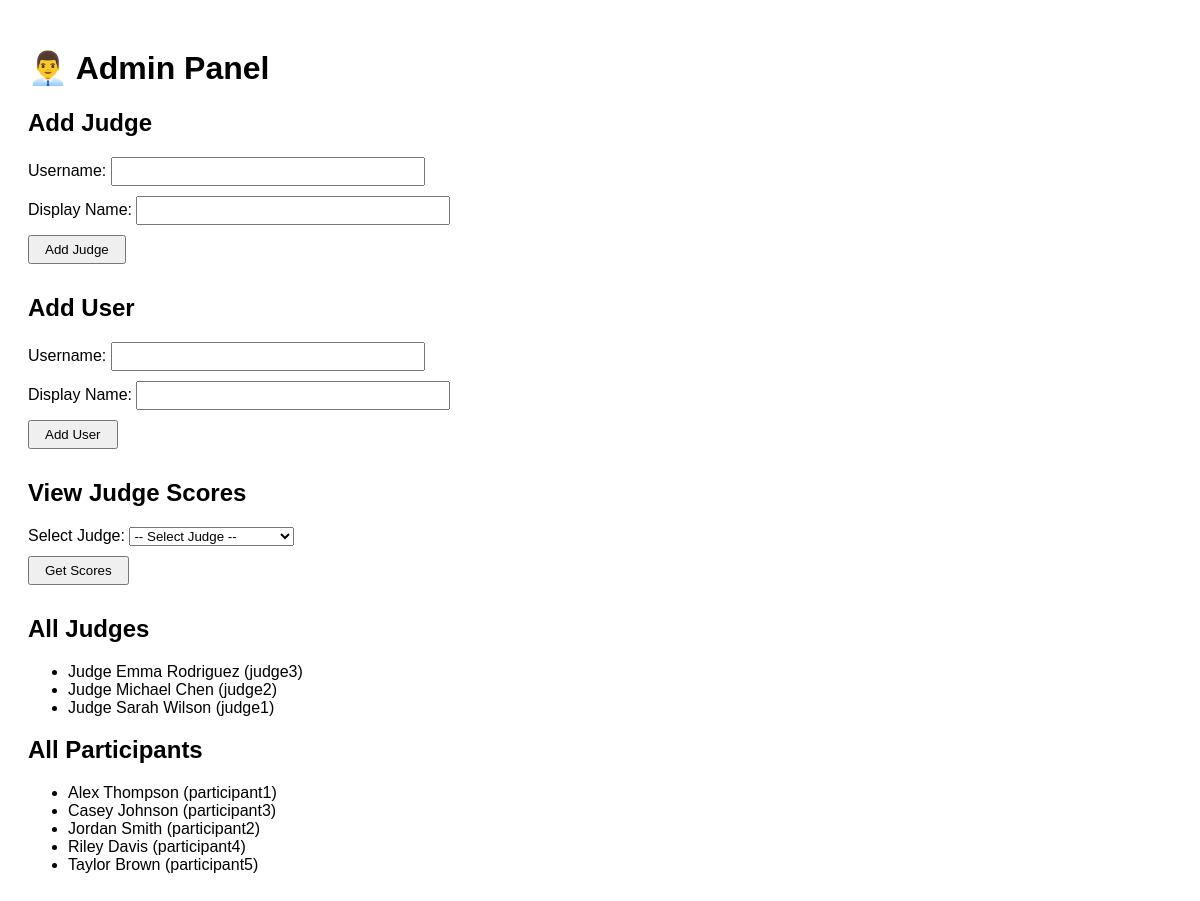
Page /admin/index.php on the earlier database version.
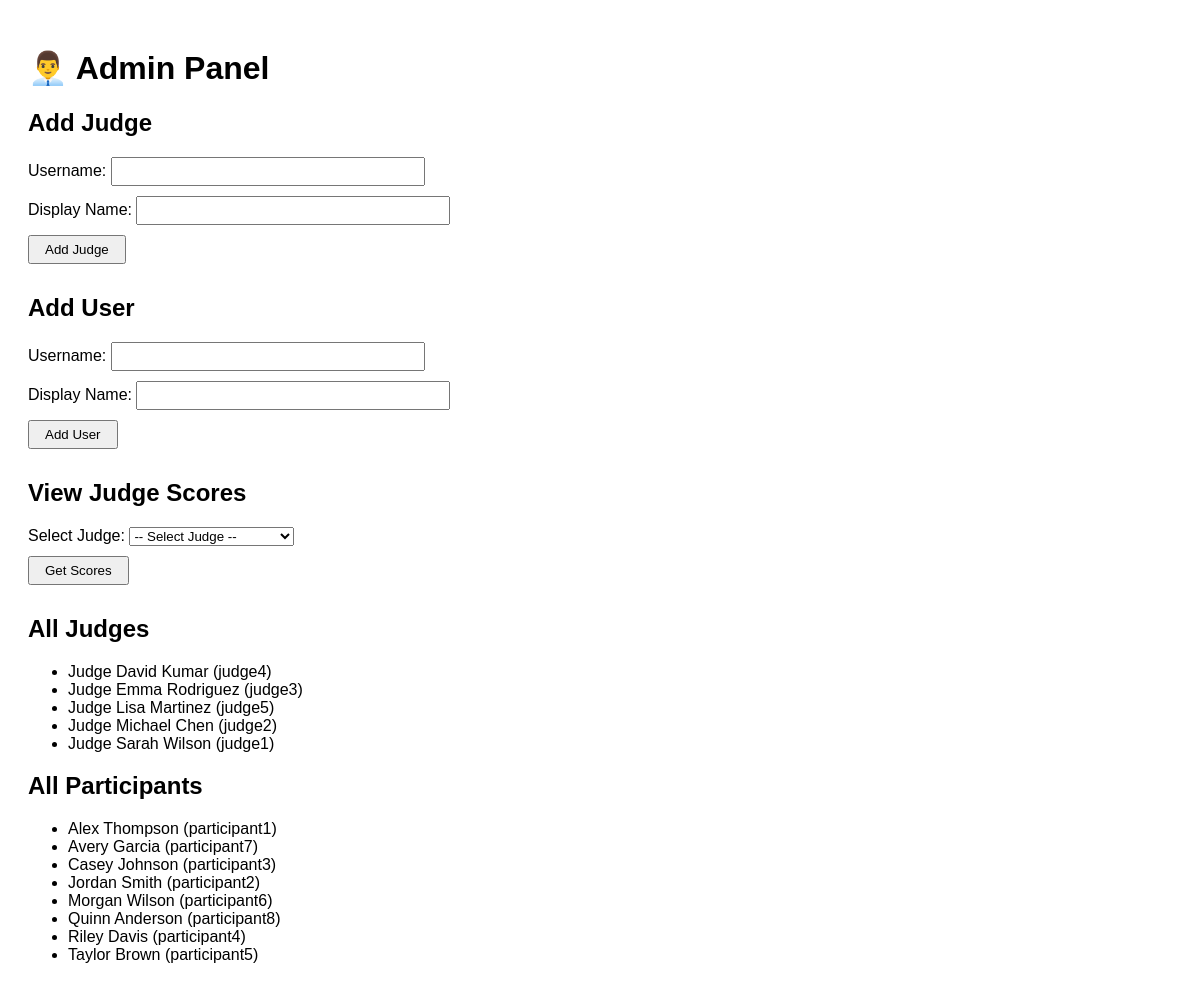
Same page on the later database version.
### tables this page shows
CREATE TABLE judges (
    id INT AUTO_INCREMENT PRIMARY KEY,
    username VARCHAR(50) UNIQUE NOT NULL,
    display_name VARCHAR(100) NOT NULL,
    created_at TIMESTAMP DEFAULT CURRENT_TIMESTAMP,
    INDEX idx_username (username)
);

CREATE TABLE users (
    id INT AUTO_INCREMENT PRIMARY KEY,
    username VARCHAR(50) UNIQUE NOT NULL,
    display_name VARCHAR(100) NOT NULL,
    created_at TIMESTAMP DEFAULT CURRENT_TIMESTAMP,
    INDEX idx_username (username)
);

### www/config/database.php (called while the page is built, shortened)
<?php
class Database {
    private $connection;
    private function connect() {
        try {
            $this->connection = new PDO(
                "mysql:host=" . DB_HOST . ";dbname=" . DB_NAME . ";charset=utf8mb4",
                DB_USER,
                DB_PASS,
                [
                    PDO::ATTR_ERRMODE => PDO::ERRMODE_EXCEPTION,
                    PDO::ATTR_DEFAULT_FETCH_MODE => PDO::FETCH_ASSOC,
                    PDO::ATTR_EMULATE_PREPARES => false
                ]
            );
        } catch (PDOException $e) {
            die("Connection failed: " . $e->getMessage());
        }
    }
    public function query($sql, $params = []) {
        $stmt = $this->connection->prepare($sql);
        $stmt->execute($params);
        return $stmt;
    }
    public function getJudges() {
        return $this->query("SELECT * FROM judges ORDER BY display_name")->fetchAll();
    }
    public function getUsers() {
        return $this->query("SELECT * FROM users ORDER BY display_name")->fetchAll();
    }
}
?>

### www/admin/index.php (the view, shortened to what this page needs)
<?php
require_once '../config/database.php';
$db = new Database();
$judges = $db->getJudges();
$users = $db->getUsers();
?>
<!DOCTYPE html>
<html lang="en">
<head>
</head>
<body>
<h1>👨‍💼 Admin Panel</h1>
<h2>Add Judge</h2>
<form method="post">
    <label>Username: <input type="text" name="judge_username" required></label>
    <label>Display Name: <input type="text" name="judge_display_name" required></label>
    <input type="submit" value="Add Judge">
</form>
<h2>Add User</h2>
<form method="post">
    <label>Username: <input type="text" name="user_username" required></label>
    <label>Display Name: <input type="text" name="user_display_name" required></label>
    <input type="submit" value="Add User">
</form>
<h2>View Judge Scores</h2>
<form method="post">
    <label>Select Judge:
        <select name="judge_id" required>
            <option value="">-- Select Judge --</option>
        </select>
    </label>
    <input type="submit" value="Get Scores">
</form>
<h2>All Judges</h2>
<ul>
    <?php foreach ($judges as $judge): ?>
        <li><?= htmlspecialchars($judge['display_name']) ?> (<?= htmlspecialchars($judge['username']) ?>)</li>
    <?php endforeach; ?>
</ul>
<h2>All Participants</h2>
<ul>
    <?php foreach ($users as $user): ?>
        <li><?= htmlspecialchars($user['display_name']) ?> (<?= htmlspecialchars($user['username']) ?>)</li>
    <?php endforeach; ?>
</ul>
</body>
</html>

### www/admin/index.php (style rules this page uses)
body { font-family: Arial; padding: 20px; }
form { margin-bottom: 30px; }
label { display: block; margin-top: 10px; }
input[type="text"] { width: 300px; padding: 5px; }
input[type="submit"] { margin-top: 10px; padding: 5px 15px; }

Differences in the rows shown:
added judges: display_name "Judge David Kumar", username "judge4"
added judges: display_name "Judge Lisa Martinez", username "judge5"
added users: display_name "Avery Garcia", username "participant7"
added users: display_name "Morgan Wilson", username "participant6"
added users: display_name "Quinn Anderson", username "participant8"
